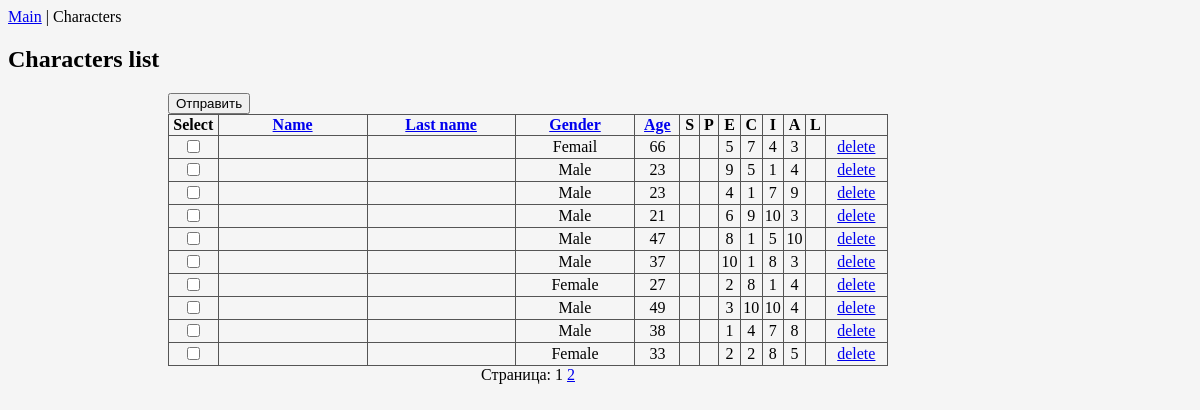
Screenshot of /select2characters.php with the database file from the repository.
### tables this page shows
CREATE TABLE `characters` (
  `id` int(11) NOT NULL AUTO_INCREMENT,
  `firstName` varchar(50) NOT NULL DEFAULT 'Your character ',
  `secondName` varchar(50) NOT NULL DEFAULT '',
  `gender` varchar(10) NOT NULL DEFAULT 'OHO',
  `age` int(3) NOT NULL DEFAULT '27',
  `strong` int(2) NOT NULL DEFAULT '1',
  `power` int(2) NOT NULL DEFAULT '1',
  `e` int(2) NOT NULL DEFAULT '1',
  `c` int(2) NOT NULL DEFAULT '1',
  `i` int(2) NOT NULL DEFAULT '1',
  `a` int(2) NOT NULL DEFAULT '1',
  `lucky` int(2) NOT NULL DEFAULT '1',
  PRIMARY KEY (`id`)
);

### select2characters.php (the view, shortened to what this page needs)
<?php
require_once($_SERVER['DOCUMENT_ROOT'] . '/fallout/_functions.php');
$link = Db::getDbLink();
$q_characters_all = "SELECT COUNT(*) FROM characters";
$r_characters_all = mysqli_query($link, $q_characters_all);
$characters_count_all = mysqli_fetch_row($r_characters_all)[0];
$items_on_page = 10;
$num_pages = ceil($characters_count_all / $items_on_page);
$page = (isset($_GET['page'])) ? $_GET['page'] : 1;
$page = max(1, min($num_pages, intval($page)));
$sort = isset($_GET["sort"]) ? $_GET["sort"] : 'id';
$sort_by = isset($_GET["sort_by"]) ? 1 : 0;
if ($sort_by == 1) {
    $asc = " DESC";
    $desc = " ASC";
    $up = 0;
    $down = 1;
} else {
    $asc = " ASC";
    $up = 1;
}
$sorts = [
    'id' => ['id ' . $asc, $up],
    'first_name' => ['first_name ' . $asc, $up],
    'second_name' => ['second_name ' . $asc, $up],
    'gender' => ['gender ' . $asc, $up],
    'age' => ['age ' . $asc, $up]
];
$par_sort = ' ORDER BY ' . $sorts[$sort][0];
if ($sorts[$sort][1] == 1) {
    $order = '&#9650;';
    $sortstr = 'возрастающем';
} else {
    $order = '&#9660;';
    $sortstr = 'убывающем';
}
$q_characters = 'SELECT * FROM characters' . $par_sort . ' LIMIT ' . ($page - 1) * $items_on_page . ', ' . $items_on_page;
$r_characters = mysqli_query($link, $q_characters);
$characters_count = mysqli_num_rows($r_characters);
?>
<!DOCTYPE html>
<html>
<head>
    <link rel="stylesheet" href="/fallout/style.css">
</head>
<body bgcolor="#f5f5f5">
<nav><a href="/fallout/index.php">Main</a> | Characters</nav>
<article>
    <h2>Characters list</h2>
    <div class="my-padding">
        <div style="width: 720px;">
            <form method="POST" action="test.php">
            <?php
            $url_params = ['page'];
            ?>
            <table cellspacing="0" border="1" class="my-table">
                <tr>
                    <th width="50">Select</th>
                    <th width="200"><a href="select2characters.php?sort=first_name<?php echo getParStr($url_params);
                        if ($sort == 'first_name' && !$sort_by) echo '&sort_by=1'; ?>">Name<?php if ($sort == 'first_name') echo ' <span title="Отсортировано в ' . $sortstr . ' порядке">' . $order . '</span>'; ?></a>
                    </th>
                    <th width="200"><a href="select2characters.php?sort=second_name<?php echo getParStr($url_params);
                        if ($sort == 'second_name' && !$sort_by) echo '&sort_by=1'; ?>">Last
                            name<?php if ($sort == 'second_name') echo ' <span title="Отсортировано в ' . $sortstr . ' порядке">' . $order . '</span>'; ?></a>
                    </th>
                    <th width="150"><a href="select2characters.php?sort=gender<?php echo getParStr($url_params);
                        if ($sort == 'gender' && !$sort_by) echo '&sort_by=1'; ?>">Gender<?php if ($sort == 'gender') echo ' <span title="Отсортировано в ' . $sortstr . ' порядке">' . $order . '</span>'; ?></a>
                    </th>
                    <th width="50"><a href="select2characters.php?sort=age<?php echo getParStr($url_params);
                        if ($sort == 'age' && !$sort_by) echo '&sort_by=1'; ?>">Age<?php if ($sort == 'age') echo ' <span title="Отсортировано в ' . $sortstr . ' порядке">' . $order . '</span>'; ?></a>
                    </th>
                    <th width="20">S</th>
                    <th width="20">P</th>
                    <th width="20">E</th>
                    <th width="20">C</th>
                    <th width="20">I</th>
                    <th width="20">A</th>
                    <th width="20">L</th>
                    <th width="70"></th>
                </tr>
                <?php
                for ($i = 0; $i < $characters_count; $i++) {
                    $row = mysqli_fetch_assoc($r_characters);
                    echo '<tr>
                            <td><INPUT name="iid[]" type="checkbox" value=' . $row['id'] . '></td>
                            <td>' . $row['first_name'] . '</td>
                            <td>' . $row['second_name'] . '</td>
                            <td>' . $row['gender'] . '</td>
                            <td>' . $row['age'] . '</td>
                            <td>' . $row['s'] . '</td>
                            <td>' . $row['p'] . '</td>
                            <td>' . $row['e'] . '</td>
                            <td>' . $row['c'] . '</td>
                            <td>' . $row['i'] . '</td>
                            <td>' . $row['a'] . '</td>
                            <td>' . $row['l'] . '</td>
                            <td>
                                <a href="#" onclick="if(window.confirm(\'Delete?\')) { window.location = \'/delete.php?id=' . htmlspecialchars($row['id']) . '\'; } return false;">delete</a>
                            </td>
                    </tr>';
                }
                ?>
                <INPUT type="submit" value="Отправить">
                </form>
            <?php if ($num_pages > 1) : ?>
                <div style="text-align: center;">
                    Страница:
                </div>
            <?php endif; ?>
        </div>
    </div>
</article>
</body>
</html>

### style.css (style rules this page uses)
.my-padding { padding-left: 160px; }
.my-table { border: 1px #555555 solid; border-collapse: collapse; }
td { text-align: center; }

### rows the page displays
characters: gender "Femail", age "66", e "5", c "7", i "4", a "3"
characters: gender "Male", age "23", e "9", c "5", i "1", a "4"
characters: gender "Male", age "23", e "4", c "1", i "7", a "9"
characters: gender "Male", age "21", e "6", c "9", i "10", a "3"
characters: gender "Male", age "47", e "8", c "1", i "5", a "10"
characters: gender "Male", age "37", e "10", c "1", i "8", a "3"
characters: gender "Female", age "27", e "2", c "8", i "1", a "4"
characters: gender "Male", age "49", e "3", c "10", i "10", a "4"
characters: gender "Male", age "38", e "1", c "4", i "7", a "8"
characters: gender "Female", age "33", e "2", c "2", i "8", a "5"

### other values shown
$pages_count "2"
